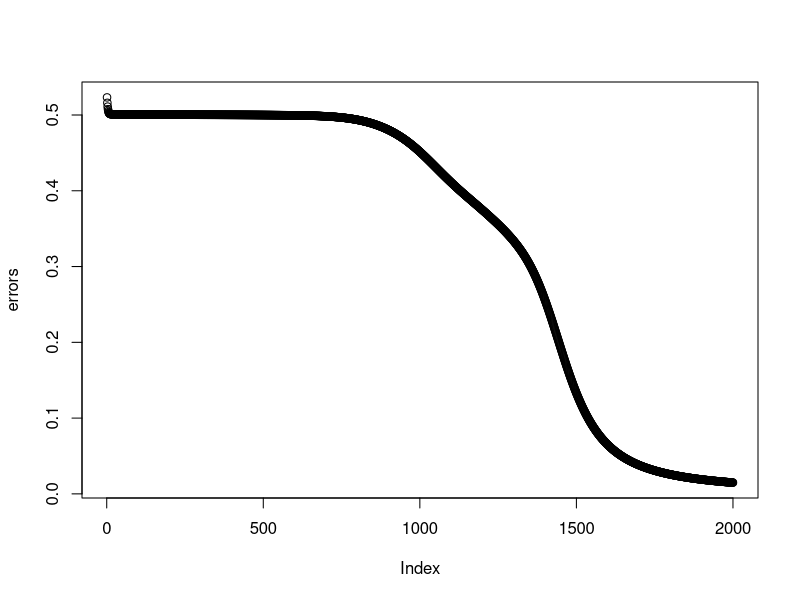

Write R code to recreate this figure.
## Solve the XOR problem

## let's build a sigmoidal activation
g <- function(x) { 1 / (1+ exp(-x)) }

## be careful about interpreting gprime!!!
gprime <- function(x) { y <- g(x); y * (1 - y) }

#curve(g, xlim=c(-3, 3))
#curve(gprime, xlim=c(-3, 3))
bias = -1

epsilon = 0.5

data = matrix( c(0, 0, bias, 0,
                 0, 1, bias, 1,
                 1, 0, bias, 1,
                 1, 1, bias, 0), 4, 4, byrow=TRUE)

inputs = t(data[,1:3])
targets = data[,4]


I=2 #excluding bias
J=2 #eclusing bias
K=1

W1 = matrix(runif(J*(I+1)), J, I+1) #+1 for bias
W2 = matrix(runif(K*(J+1)), K, J+1)


z_j = matrix(0, J+1, 1)
delta_j = rep(0,J)

nepoch = 2000
errors = rep(0, nepoch)

for (epoch in 1:nepoch) {
  DW1 = matrix(0, J, I+1)
  DW2 = matrix(0, K, J+1)

  epoch_err = 0.0


  for (i in 1:ncol(inputs)) {
    ## forward activation
    z_i = inputs[,i,drop=FALSE] # keep as col vector
    t_k = targets[i]
    
    ## input to hidden
    x_j = W1 %*% z_i

    for (q in 1:J) {
      z_j[q] = g(x_j[q])
    }
    z_j[J+1] = bias
    

    ## hidden to output

    x_k = W2 %*% z_j
    z_k = g(x_k)

    error = sum(0.5 * (t_k - z_k)^2)

    epoch_err = epoch_err + error
    
    ## backward error propagation.
    delta_k = gprime(x_k) * (t_k - z_k)
    DW2 = DW2 + outer(as.vector(delta_k), as.vector(z_j))

    ## Now get deltas for hidden layer.
    for (q in 1:J) {
      delta_j[q] = gprime(x_j[q]) * delta_k[1] * W2[1,q]
    }
    
    ## for (p in 1:(I+1)) {
    ##   for (q in 1:J) {
    ##     DW1[q,p] = DW1[q,p] + delta_j[q] * z_i[p]
    ##   }
    ## }
    DW1 = DW1 + outer( delta_j, as.vector(z_i))
    ##m = as.vector(z_i)
    ##m = rep(0,3)
    ##DW1 = DW1 + outer(delta_j, rep(0,3))
    ##DW1 = DW1 + outer(delta_j, m)
  }

  

  ## end of an epoch.
  errors[epoch] = epoch_err
  if ((epoch %%50)==0) {
    print(epoch_err)
  }
  W2 = W2 + (epsilon*DW2)
  W1 = W1 + (epsilon*DW1)
  ##print(W1)
}

plot(errors)



print_activations <-  function() {

  z_j = matrix(0, J+1, 1)
  
  n_inputs = ncol(inputs)
  ncol = I + J + K
  activations = matrix(0, n_inputs, ncol)
  for (i in 1:n_inputs) {
    z_i = inputs[,i, drop=FALSE]
    x_j = W1 %*% z_i
    for (q in 1:J) {
      z_j[q] = g(x_j[q])
    }
    z_j[J+1] = bias

    x_k = W2 %*% z_j
    z_k = g(x_k)
    ##browser()
    activations[i,] = c( z_i[1:I], z_j[1:J], z_k)
  }
  activations
}
